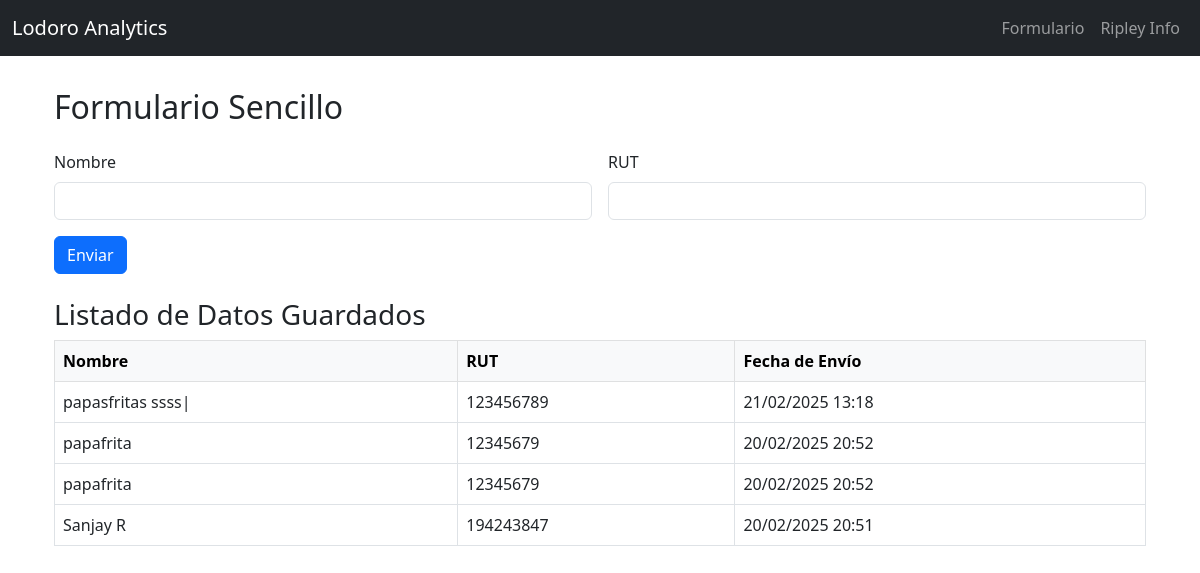
The page / on the database its author committed.
### apps/core/models.py (models this page shows, shortened)
class Submission(models.Model):
    nombre = models.CharField(max_length=100)
    rut = models.CharField(max_length=12)
    submitted_at = models.DateTimeField(auto_now_add=True)

### apps/core/views.py (the view)
# urls.py: path('', form_view, name='form-page'),      # Form por defecto en /
def form_view(request):
    if request.method == 'POST':
        form = SimpleForm(request.POST)
        if form.is_valid():
            Submission.objects.create(
                nombre=form.cleaned_data['nombre'],
                rut=form.cleaned_data['rut']
            )
            form = SimpleForm()
    else:
        form = SimpleForm()
    submissions = Submission.objects.all().order_by('-submitted_at')
    return render(request, 'form_page.html', {
        'form': form,
        'submissions': submissions,
    })

### apps/core/forms.py
class SimpleForm(forms.Form):
    nombre = forms.CharField(
        label='Nombre',
        max_length=100,
        widget=forms.TextInput(attrs={'class': 'form-control'})
    )
    rut = forms.CharField(
        label='RUT',
        max_length=12,
        widget=forms.TextInput(attrs={'class': 'form-control'})
    )

### apps/core/templates/form_page.html (shortened to what this page needs)
{% extends 'base.html' %}
{% load static %}
{% block content %}
<div class="container my-4">
  <h2 class="mb-4">Formulario Sencillo</h2>
  <form method="POST" class="row g-3">
    <div class="col-md-6">
      <label for="id_nombre" class="form-label">Nombre</label>
      {{ form.nombre }}
    </div>
    <div class="col-md-6">
      <label for="id_rut" class="form-label">RUT</label>
      {{ form.rut }}
    </div>
    <div class="col-12">
      <button type="submit" class="btn btn-primary">Enviar</button>
    </div>
  </form>
  {% if submissions %}
  <div class="mt-4">
    <h3>Listado de Datos Guardados</h3>
    <table class="table table-bordered">
      <thead class="table-light">
        <tr>
          <th>Nombre</th>
          <th>RUT</th>
          <th>Fecha de Envío</th>
        </tr>
      </thead>
      <tbody>
        {% for item in submissions %}
        <tr>
          <td>{{ item.nombre }}</td>
          <td>{{ item.rut }}</td>
          <td>{{ item.submitted_at|date:"d/m/Y H:i" }}</td>
        </tr>
        {% endfor %}
      </tbody>
    </table>
  </div>
  {% endif %}
</div>
{% endblock %}

### apps/core/templates/base.html (shortened to what this page needs)
<!DOCTYPE html>
<html lang="es">
<head>
  <link href="https://cdn.jsdelivr.net/npm/bootstrap@5.3.0/dist/css/bootstrap.min.css" rel="stylesheet">
</head>
<body>
  <nav class="navbar navbar-expand-lg navbar-dark bg-dark">
    <div class="container-fluid">
      <a class="navbar-brand" href="{% url 'form-page' %}">Lodoro Analytics</a>
      <div class="collapse navbar-collapse" id="navbarNav">
        <ul class="navbar-nav ms-auto">
          <li class="nav-item">
            <a class="nav-link" href="{% url 'form-page' %}">Formulario</a>
          </li>
          <li class="nav-item">
            <a class="nav-link" href="{% url 'ripley-page' %}">Ripley Info</a>
          </li>
        </ul>
      </div>
    </div>
  </nav>
  <div class="container">
    {% block content %}
    {% endblock %}
  </div>
</body>
</html>

### apps/core/templates/base.html (style rules this page uses)
.container { margin-top: 2rem; }

### rows shown on the page
Submission: nombre "papasfritas ssss|", rut "123456789", submitted_at "21/02/2025 13:18"
Submission: nombre "papafrita", rut "12345679", submitted_at "20/02/2025 20:52"
Submission: nombre "papafrita", rut "12345679", submitted_at "20/02/2025 20:52"
Submission: nombre "Sanjay R", rut "194243847", submitted_at "20/02/2025 20:51"
